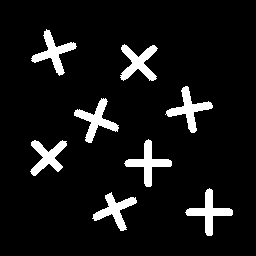
#> input picture img-processing/imgs/binary_crosses.png, 256 x 256 px, found by its file name
$ python hough.py
#> lines starting #> are read from the running program, lines starting #| are printed output that depends on the picture; after the words box and inside, x2 and y2 are one past the last pixel; in counts of white or black regions, pixels touching at a corner belong together
import numpy as np
import imageio
import math

def rgb2gray(rgb):
    return np.dot(rgb[..., :3], [0.299, 0.587, 0.114]).astype(np.uint8)


def hough_line(img, angle_step=1, lines_are_white=True, value_threshold=5):
    """
    Hough transform for lines

    Input:
    img - 2D binary image with nonzeros representing edges
    angle_step - Spacing between angles to use every n-th angle
                 between -90 and 90 degrees. Default step is 1.
    lines_are_white - boolean indicating whether lines to be detected are white
    value_threshold - Pixel values above or below the value_threshold are edges

    Returns:
    accumulator - 2D array of the hough transform accumulator
    theta - array of angles used in computation, in radians.
    rhos - array of rho values. Max size is 2 times the diagonal
           distance of the input image.
    """
    # Rho and Theta ranges
    thetas = np.deg2rad(np.arange(-90.0, 90.0, angle_step))
    width, height = img.shape
    diag_len = int(round(math.sqrt(width * width + height * height)))
    rhos = np.linspace(-diag_len, diag_len, diag_len * 2)

    # Cache some resuable values
    cos_t = np.cos(thetas)
    sin_t = np.sin(thetas)
    num_thetas = len(thetas)

    # Hough accumulator array of theta vs rho
    accumulator = np.zeros((2 * diag_len, num_thetas), dtype=np.uint8)
    # (row, col) indexes to edges
    are_edges = img > value_threshold if lines_are_white else img < value_threshold
    y_idxs, x_idxs = np.nonzero(are_edges)

    # Vote in the hough accumulator
    for i in range(len(x_idxs)):
        x = x_idxs[i]
        y = y_idxs[i]

        for t_idx in range(num_thetas):
            # Calculate rho. diag_len is added for a positive index
            rho = diag_len + int(round(x * cos_t[t_idx] + y * sin_t[t_idx]))
            accumulator[rho, t_idx] += 1

    return accumulator, thetas, rhos

def fast_hough_line(img, angle_step=1, lines_are_white=True, value_threshold=5):
    """hough line using vectorized numpy operations,
    may take more memory, but takes much less time"""
    # Rho and Theta ranges
    thetas = np.deg2rad(np.arange(-90.0, 90.0, angle_step)) #can be changed
    #width, height = col.size  #if we use pillow
    width, height = img.shape
    diag_len = int(np.ceil(np.sqrt(width * width + height * height)))   # max_dist
    rhos = np.linspace(-diag_len, diag_len, diag_len * 2)

    # Cache some resuable values
    cos_theta = np.cos(thetas)
    sin_theta = np.sin(thetas)
    num_thetas = len(thetas)

    # Hough accumulator array of theta vs rho
    accumulator = np.zeros((2 * diag_len, num_thetas))
    are_edges = img > value_threshold if lines_are_white else img < value_threshold
    #are_edges = cv2.Canny(img,50,150,apertureSize = 3)
    y_idxs, x_idxs = np.nonzero(are_edges)  # (row, col) indexes to edges
    # Vote in the hough accumulator
    xcosthetas = np.dot(x_idxs.reshape((-1,1)), cos_theta.reshape((1,-1)))
    ysinthetas = np.dot(y_idxs.reshape((-1,1)), sin_theta.reshape((1,-1)))
    rhosmat = np.round(xcosthetas + ysinthetas) + diag_len
    rhosmat = rhosmat.astype(np.int16)
    for i in range(num_thetas):
        rhos,counts = np.unique(rhosmat[:,i], return_counts=True)
        accumulator[rhos,i] = counts
    return accumulator, thetas, rhos

def show_hough_line(img, accumulator, thetas, rhos, save_path=None):
    import matplotlib.pyplot as plt

    fig, ax = plt.subplots(1, 2, figsize=(10, 10))

    ax[0].imshow(img, cmap=plt.cm.gray)
    ax[0].set_title('Input image')
    ax[0].axis('image')

    ax[1].imshow(
        accumulator, cmap='jet',
        extent=[np.rad2deg(thetas[-1]), np.rad2deg(thetas[0]), rhos[-1], rhos[0]])
    ax[1].set_aspect('equal', adjustable='box')
    ax[1].set_title('Hough transform')
    ax[1].set_xlabel('Angles (degrees)')
    ax[1].set_ylabel('Distance (pixels)')
    ax[1].axis('image')

    # plt.axis('off')
    if save_path is not None:
        plt.savefig(save_path, bbox_inches='tight')
    plt.show()


if __name__ == '__main__':
    imgpath = 'binary_crosses.png'
    img = imageio.imread(imgpath)
#> img is the input picture: shape (256, 256, 3); values 1 (black) and 255 (white), 8% white; 8 white regions, largest, box (x1, y1, x2, y2) and area: (120, 44, 158, 81) 672, (165, 86, 213, 133) 670, (74, 98, 119, 143) 670
    if img.ndim == 3:
        img = rgb2gray(img)
    accumulator, thetas, rhos = hough_line(img)
#> in hough_line, `y_idxs, x_idxs = np.nonzero(are_edges)`: y_idxs = 5255 values from 29 to 235; x_idxs = 5255 values, max 232 at index 4576, min 30 at index 3809, mean 125.2
#> the loop in hough_line, `for i in range(len(x_idxs)):` made 5255 passes
#> (x, y) on passes 1 to 3: (46, 29), (46, 30), (47, 30)
#> after the loop in hough_line, `for i in range(len(x_idxs)):`:
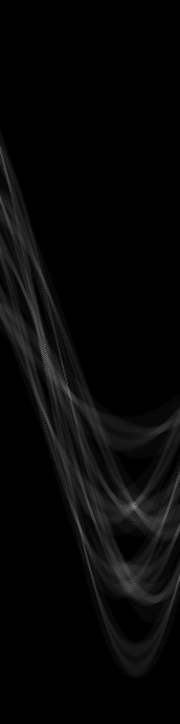
#> accumulator: shape (724, 180); min 0, max 163, mean 7.3
#> thetas = 180 values from -1.57 to 1.55; rhos = 724 values from -362 to 362
    show_hough_line(img, accumulator, thetas, rhos, save_path='hough.png')
#> in show_hough_line, `plt.savefig(save_path, bbox_inches='tight')`:
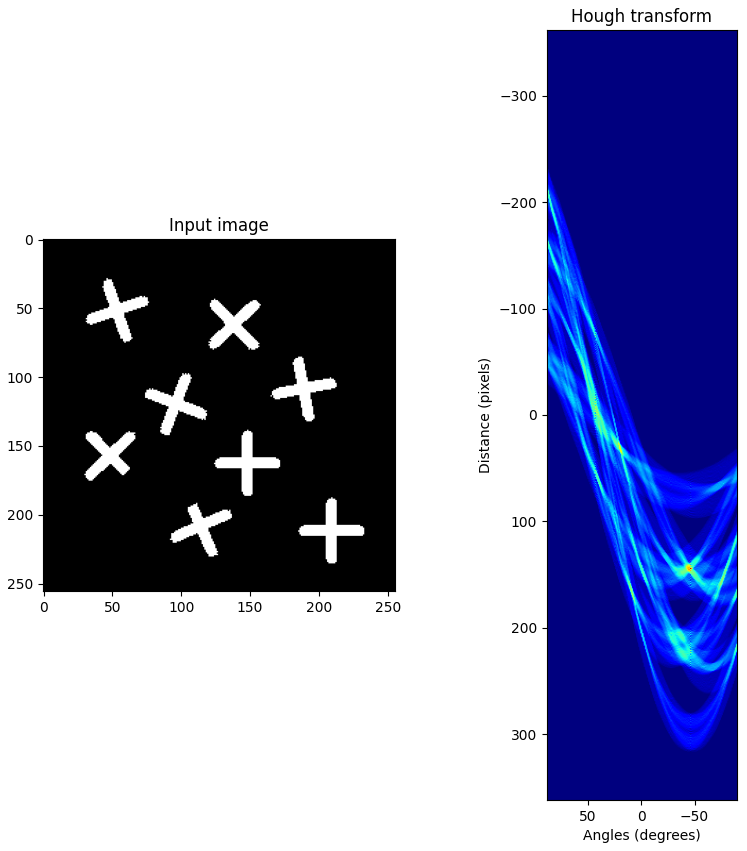
#> figure drawn by matplotlib, 2 panels
